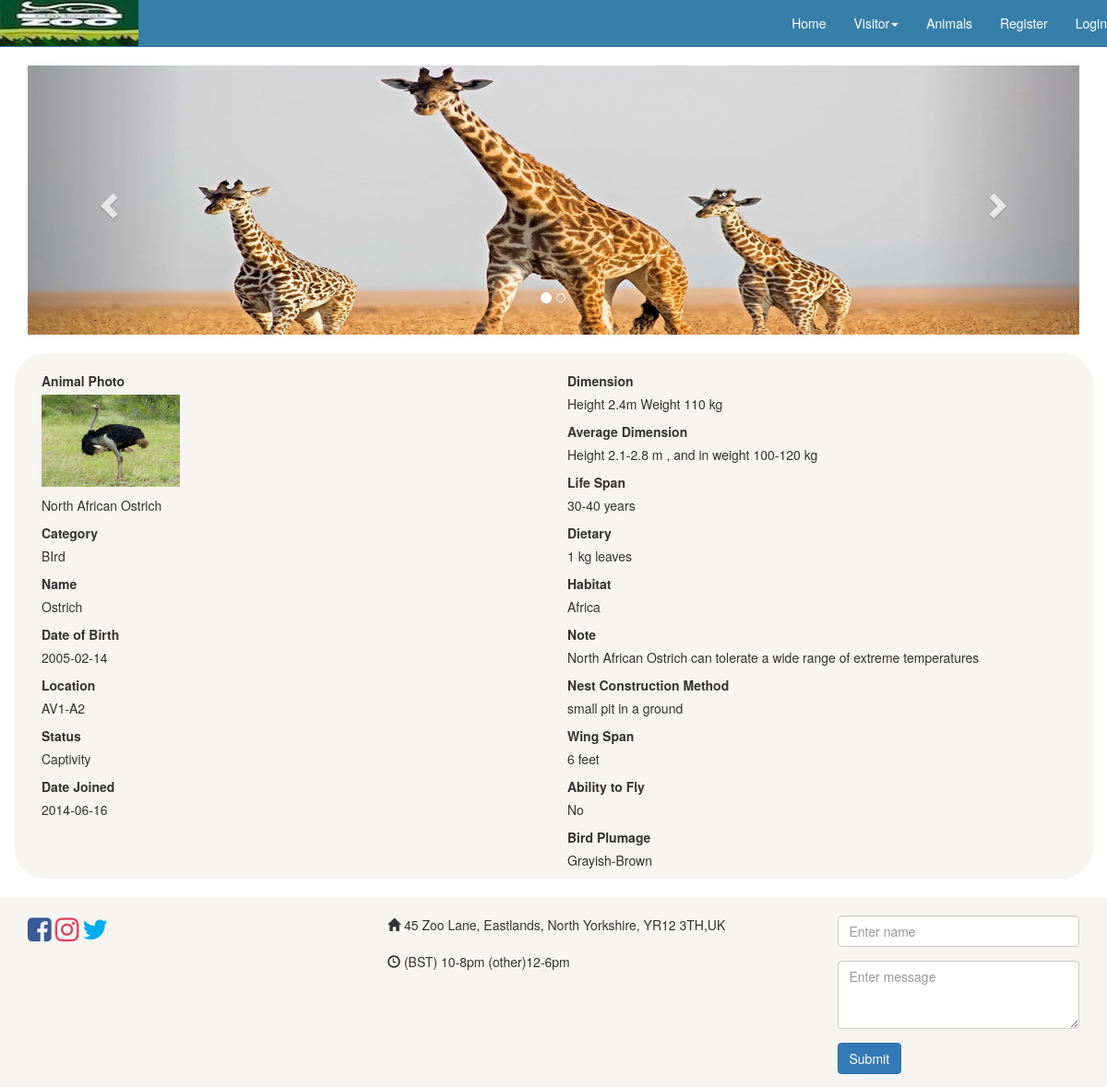
Screenshot of /user/bird_information.php?id=8 with the database file from the repository.
### tables this page shows
CREATE TABLE `bird` (
  `id` int(11) NOT NULL,
  `species` varchar(255) NOT NULL,
  `category` varchar(255) NOT NULL,
  `name` varchar(255) NOT NULL,
  `photo` varchar(255) NOT NULL,
  `date_of_birth` date NOT NULL,
  `location` varchar(255) NOT NULL,
  `captivity_wild` varchar(255) NOT NULL,
  `date_joined` date NOT NULL,
  `dimension` varchar(255) NOT NULL,
  `average_dimension` varchar(255) NOT NULL,
  `life` varchar(255) NOT NULL,
  `dietary` varchar(255) NOT NULL,
  `habitat` varchar(255) NOT NULL,
  `note` varchar(255) NOT NULL,
  `bird_net_construction` varchar(255) NOT NULL,
  `bird_clutch` varchar(255) NOT NULL,
  `bird_wing_span` varchar(255) NOT NULL,
  `bird_ability_fly` varchar(255) NOT NULL,
  `bird_plumage` varchar(255) NOT NULL
);

### user/bird_information.php (the view)
<?php
include'../connection/connection.php';
include'user_header.php';
if (isset($_GET['id'])) {
    $bird_information = $connection->prepare("SELECT * FROM bird WHERE id = :id");
    $bird_information->execute($_GET);
    $info = $bird_information->fetch();
}
?>
    <div class="container info">
        <div class="col-md-6 record">
        <label>Animal Photo</label>
        <p><?php echo '<img style="width: 150px; height:100px;" src="../img/'.$info['photo'].'">';?></p>
        <p><?php echo $info['species'];?></p>
        <label>Category</label>
        <p><?php echo $info['category'];?></p>
        <label>Name</label>
        <p><?php echo $info['name'];?></p>
        <label>Date of Birth</label>
        <p><?php echo $info['date_of_birth'];?></p>
        <label>Location</label>
        <p><?php echo $info['location'];?></p>
        <label>Status</label>
        <p><?php echo $info['captivity_wild'];?></p>
        <label>Date Joined</label>
        <p><?php echo $info['date_joined'];?></p>
    </div>
    <div class="col-md-6 record">
         <label>Dimension </label>
        <p><?php echo $info['dimension'];?></p>
        <label>Average Dimension</label>
        <p><?php echo $info['average_dimension'];?></p>
        <label>Life Span</label>
        <p><?php echo $info['life'];?></p>
        <label>Dietary</label>
        <p><?php echo $info['dietary'];?></p>
        <label>Habitat</label>
        <p><?php echo $info['habitat'];?></p>
        <label>Note</label>
        <p><?php echo $info['note'];?></p>
        <label>Nest Construction Method</label>
        <p><?php echo $info['bird_net_construction'];?></p>
        <label>Wing Span</label>
        <p><?php echo $info['bird_wing_span'];?></p>
        <label>Ability to Fly</label>
        <p><?php echo $info['bird_ability_fly'];?></p>
        <label>Bird Plumage</label>
        <p><?php echo $info['bird_plumage'];?></p>
        </div>
    </div>
<?php include 'footer.php';?>

### css/main.css (style rules this page uses)
.info { background-color: #f6f5f1; border-radius: 34px; }
.record { margin-top: 20px; }

### rows the page displays
bird: photo (picture), species "North African Ostrich", category "BIrd", name "Ostrich", date_of_birth "2005-02-14", location "AV1-A2", captivity_wild "Captivity", date_joined "2014-06-16", dimension "Height 2.4m Weight 110 kg", average_dimension "Height 2.1-2.8 m , and in weight 100-120 kg", life "30-40 years", dietary "1 kg leaves", habitat "Africa", note "North African Ostrich can tolerate a wide range of extreme temperatures", bird_net_construction "small pit in a ground", bird_wing_span "6 feet", bird_ability_fly "No", bird_plumage "Grayish-Brown"
